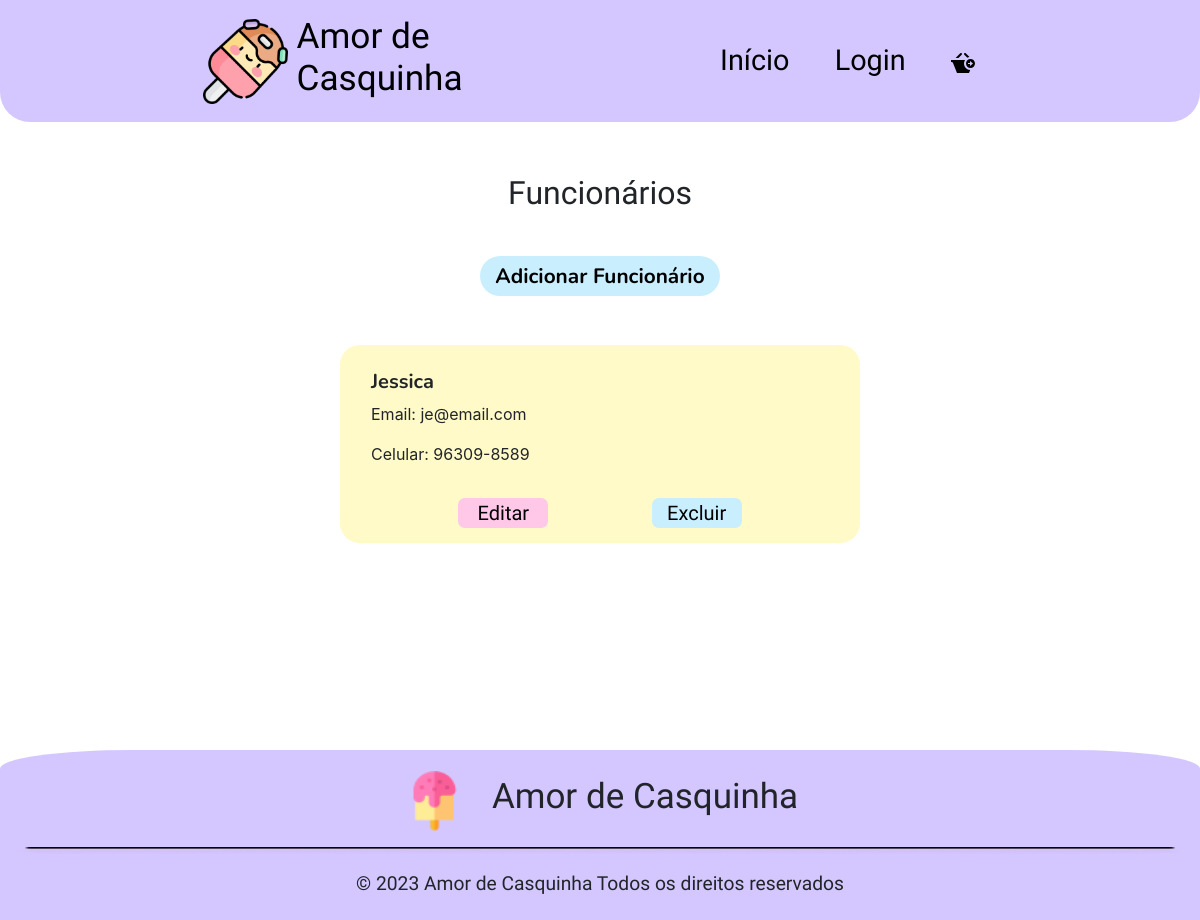
/app/view/sessaoFuncionarios.php, run on an earlier commit of the app's database.
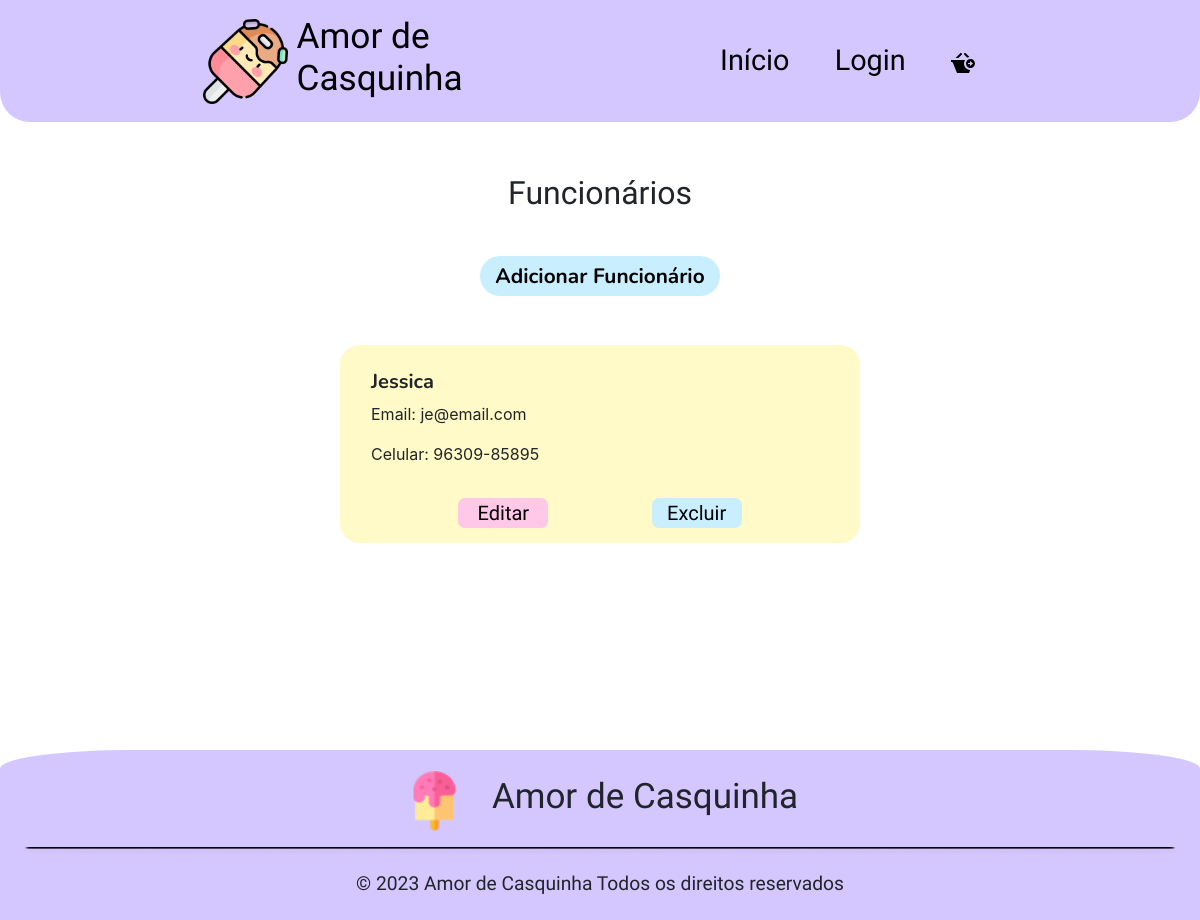
And on a later commit of the database.
### tables this page shows
CREATE TABLE `funcionarios` (
  `idFuncionario` int(11) NOT NULL,
  `desativado` tinyint(4) DEFAULT 0,
  `adm` tinyint(4) DEFAULT NULL,
  `perfil` char(4) DEFAULT 'FUNC',
  `nome` varchar(255) DEFAULT NULL,
  `telefone` varchar(25) DEFAULT NULL,
  `email` varchar(255) DEFAULT NULL,
  `senha` varchar(255) DEFAULT NULL,
  `idEndereco` int(11) DEFAULT NULL
);

### app/config/database.php (called while the page is built, shortened)
<?php
    class Database {
        private $host;
        private $db;
        private $user;
        private $pass;
        private $charset;
        private $conn;
        public function __construct() {
            $env = file_get_contents(__DIR__."/.env");
            $lines = explode("\n",$env);
            $this->host = 'localhost';
            $this->db = 'db_sorveteria';
            $this->user = 'root';
            $this->pass = '';
            $this->charset = 'utf8mb4';
        }
        public function getConnection() {
            $dsn = "mysql:host={$this->host};dbname={$this->db};charset={$this->charset}";
            $options = [
                PDO::ATTR_ERRMODE            => PDO::ERRMODE_EXCEPTION,
                PDO::ATTR_DEFAULT_FETCH_MODE => PDO::FETCH_ASSOC,
                PDO::ATTR_EMULATE_PREPARES   => false,
            ];
            try {
                $this->conn = new PDO($dsn, $this->user, $this->pass, $options);
            } catch (PDOException $e) {
                throw new PDOException($e->getMessage(), (int)$e->getCode());
            }
            return $this->conn;
        }
}

### app/model/funcionarios.php (called while the page is built, shortened)
<?php
    require_once '../config/database.php';
    class Funcionarios{
        private $conn;
        public function __construct(){
            $database = new DataBase;
            $this->conn = $database->getConnection();
        }
        public function listarFunc(){
            try{
                $cmd = $this->conn->prepare("CALL ListarFuncionarios()");
                $cmd->execute();
                $funcionarios = $cmd->fetchAll();
                return $funcionarios;
            } catch (PDOException $e) {
                echo "Erro no banco de dados: " . $e->getMessage();
            }
        }
    }
?>

### app/controller/funcionarioController.php (called while the page is built, shortened)
<?php
    require '../model/funcionarios.php';
    class FuncionarioController{
        private $funcionario;
        public function __construct(){
            $this->funcionario = new Funcionarios();
        }
        public function listarFunc(){
            $listaFuncionarios = $this->funcionario->listarFunc();
            if($listaFuncionarios == null || count($listaFuncionarios) == 0){
                return "Nenhum funcionário encontrado.";
            }else{
                return $listaFuncionarios;
            }
        }
    }
?>

### app/view/sessaoFuncionarios.php (the view, shortened to what this page needs)
<?php
require_once '../controller/funcionarioController.php';
$func = new FuncionarioController();
$listaFuncionarios = $func->listarFunc();
?>
<!DOCTYPE html>
<html lang="pt-br">
<head>
    <link href="https://cdn.jsdelivr.net/npm/bootstrap@5.3.2/dist/css/bootstrap.min.css" rel="stylesheet">
    <link rel="stylesheet" href="https://stackpath.bootstrapcdn.com/bootstrap/4.1.3/css/bootstrap.min.css">
    <link rel="stylesheet" href="style/CabecalhoRodape.css">
    <link rel="stylesheet" href="style/editarFuncionariosS.css">
    <link rel="stylesheet" href="https://cdnjs.cloudflare.com/ajax/libs/jquery-confirm/3.7.1/jquery-confirm.min.css">
</head>
<body>
    <?php
        include_once 'components/header.php';
    ?>
    <main>
        <h1 class="m-auto text-center pt-4 pb-4">Funcionários</h1>
        <div class="conteiner">
            <button class="add">Adicionar Funcionário</button>
            <div class="conteiner1">
                    <?php
                        foreach ($listaFuncionarios as $row) {
                            $redirectToEditar = 'editarFuncionarios.php?funcEmail='.$row['email'];
                            $redirectToExcluir = 'sessaoFuncionarios.php?exclFunc='.$row['email'];
                            echo '<div class="c1">
                                    <div class="c2">
                                        <!-- <div class="c3">
                                            <picture>
                                            <source media="(min-width: 768px)" srcset="images/'.$row["perfil"].'.png">
                                            <img src="images/'.$row["perfil"].'.png" alt="'.$row["nome"].'">
                                            </picture>
                                        </div> -->
                                        <div class="d-flex flex-column">
                                            <div id="dados">
                                                <h3 class="titulo px-3">'.$row["nome"].'</h3>
                                                <div class="px-3">
                                                    <p>Email: '.$row["email"].'</p>
                                                    <p>Celular: '.$row["telefone"].'</p>
                                                </div>
                                            </div>
                                        </div>
                                    </div>
                                    <div class="botao text-center d-flex justify-content-evenly mt-3">
                                        <button id="excl"><a href="'.$redirectToEditar.'">Editar</a></button>
                                        <button id="edit"><a href="'.$redirectToExcluir.'">Excluir</a></button>
                                    </div>
                                    </div>';
                        }
                    ?>
            </div>
        </div>
    </main>
    <?php
        include_once 'components/footer.php';
    ?>
</body>
</html>

### app/view/components/header.php (shortened to what this page needs)
<header>
    <div class="conteiner-fluid d-flex justify-content-around cabecalho align-items-center">
        <div class="logo">
            <img src="../images/iceCream.png" alt="Logo Amor de Casquinha" class="logo">
            <h4 class="titulo1">Amor de Casquinha</h4>
        </div>
        <nav class="navigation text-center">
            <?php
            if(isset($_SESSION["userEmail"])){
                switch($_SESSION["userPerfil"]){
                    case "CLIE":
                        echo "<a href='index.php'>Início</a>";
                        echo "<a href='sobre.php'>Perfil</a>";
                        echo "<a href='carrinho.php'><svg xmlns='http://www.w3.org/2000/svg' width='24' height='24' viewBox='0 0 24 24'><path d='M19.5 8c-2.485 0-4.5 2.015-4.5 4.5s2.015 4.5 4.5 4.5 4.5-2.015 4.5-4.5-2.015-4.5-4.5-4.5zm-.5 7v-2h-2v-1h2v-2l3 2.5-3 2.5zm-5.701-11.26c-.207-.206-.299-.461-.299-.711 0-.524.407-1.029 1.02-1.029.262 0 .522.1.721.298l3.783 3.783c-.771.117-1.5.363-2.158.726l-3.067-3.067zm-.299 8.76c0-1.29.381-2.489 1.028-3.5h-14.028v2h.643c.535 0 1.021.304 1.256.784l4.101 10.216h12l1.211-3.015c-3.455-.152-6.211-2.993-6.211-6.485zm-2.299-8.76c.207-.206.299-.461.299-.711 0-.524-.407-1.029-1.02-1.029-.261 0-.522.1-.72.298l-4.701 4.702h2.883l3.259-3.26z' class='carrinho'/></svg></a>";
                        break;
                    case "FUNC":
                        echo "<a href='pedidos.php'>Pedidos</a>";
                        echo "<a href='pessoas.php'>Pessoas</a>";
                        break;
                    case "FADM":
                        echo "<a href='pedidos.php'>Pedidos</a>";
                        echo "<a href='editarProdutos.php'>Produtos</a>";
                        echo "<a href='pessoas.php'>Pessoas</a>";
                        break;
                    case "ENTR":
                        echo "<a href='pedidosEntregador.php'>Pedidos</a>";
                        break;
                    default:
                        echo "<a href='index.php'>Início</a>";
                        echo "<a href='login.php'>Login</a>";
                        echo "<a href='carrinho.php'><svg xmlns='http://www.w3.org/2000/svg' width='24' height='24' viewBox='0 0 24 24'><path d='M19.5 8c-2.485 0-4.5 2.015-4.5 4.5s2.015 4.5 4.5 4.5 4.5-2.015 4.5-4.5-2.015-4.5-4.5-4.5zm-.5 7v-2h-2v-1h2v-2l3 2.5-3 2.5zm-5.701-11.26c-.207-.206-.299-.461-.299-.711 0-.524.407-1.029 1.02-1.029.262 0 .522.1.721.298l3.783 3.783c-.771.117-1.5.363-2.158.726l-3.067-3.067zm-.299 8.76c0-1.29.381-2.489 1.028-3.5h-14.028v2h.643c.535 0 1.021.304 1.256.784l4.101 10.216h12l1.211-3.015c-3.455-.152-6.211-2.993-6.211-6.485zm-2.299-8.76c.207-.206.299-.461.299-.711 0-.524-.407-1.029-1.02-1.029-.261 0-.522.1-.72.298l-4.701 4.702h2.883l3.259-3.26z' class='carrinho'/></svg></a>";
                        break;
                }
                echo "<a href='../controller/logoff.php'>Sair</a>";
            }
            else
            {
                echo "<a href='index.php'>Início</a>";
                echo "<a href='login.php'>Login</a>";
                echo "<a href='carrinho.php'><svg xmlns='http://www.w3.org/2000/svg' width='24' height='24' viewBox='0 0 24 24'><path d='M19.5 8c-2.485 0-4.5 2.015-4.5 4.5s2.015 4.5 4.5 4.5 4.5-2.015 4.5-4.5-2.015-4.5-4.5-4.5zm-.5 7v-2h-2v-1h2v-2l3 2.5-3 2.5zm-5.701-11.26c-.207-.206-.299-.461-.299-.711 0-.524.407-1.029 1.02-1.029.262 0 .522.1.721.298l3.783 3.783c-.771.117-1.5.363-2.158.726l-3.067-3.067zm-.299 8.76c0-1.29.381-2.489 1.028-3.5h-14.028v2h.643c.535 0 1.021.304 1.256.784l4.101 10.216h12l1.211-3.015c-3.455-.152-6.211-2.993-6.211-6.485zm-2.299-8.76c.207-.206.299-.461.299-.711 0-.524-.407-1.029-1.02-1.029-.261 0-.522.1-.72.298l-4.701 4.702h2.883l3.259-3.26z' class='carrinho'/></svg></a>";
            }
            ?>
        </nav>
    </div>
</header>

### app/view/components/footer.php (shortened to what this page needs)
<footer>
    <div class="conteiner-fluid d-flex justify-content-center rodape align-items-center flex-column">
        <div class="d-flex flex-row justify-content-around align-items-center">
            <img src="../images/image 1.png" alt="Logo Amor de Casquinha" class="pe-4 logo">
            <h3>Amor de Casquinha</h3>
        </div>
        <img src="../images/Rectangle 1048.png" class="pt-3 linha">
        <div class="text-center">
            <p>&copy; 2023 Amor de Casquinha Todos os direitos reservados</p>
        </div>
    </div>
</footer>

### app/view/style/CabecalhoRodape.css (style rules this page uses)
:root { --roxo-bebe: #D4C7FF; --Nunito: 'Nunito', sans-serif; --Agbalumo: 'Agbalumo'; }
* { padding: 0; margin: 0; }
header { position: fixed; width: 100%; padding: 20px; display: flex; justify-content: space-around; z-index: 2; }
header img { width: 30px; height: 30px; }
.logo { display: flex; font-family: var(--Agbalumo); transition: 0.3s; align-items: center; }
.logo img { width: 40px; height: auto; margin-right: 9px; }
nav.navigation { display: none; font-family: var(--Nunito); }
.cabecalho { background-color: var(--roxo-bebe); height: 130px; font-family: var(--Agbalumo); font-size: 24px; border-radius: 0 0 11% 11%; position: fixed; width: 100vw; top: 0; z-index: 999; }
main { padding-top: 150px; }
.titulo1 { font-family: var(--Agbalumo); font-size: 1.30rem; color: black; }
.cabecalho a, a:visited, a:active { color: black; text-decoration: none; }
.rodape { padding-top: 15px; background-color: var(--roxo-bebe); height: 170px; font-family: var(--Agbalumo); font-size: 24px; border-radius: 11% 11% 0 0; margin-top: 10%; }
.rodape p { font-size: 1rem; margin-top: 15px; }
@media (min-width: 768px) { .cabecalho { height: 122px; border-radius: 0 0 30px 30px; } }
@media (min-width: 768px) { nav.navigation { display: flex; align-items: center; justify-content: space-around; width: 25%; } }
@media (min-width: 768px) { .navigation a { margin: 0 5px; font-family: var(--Agbalumo); font-size: 1.80rem; } }
@media (min-width: 768px) { .titulo1 { display: block; width: 450px; font-size: 2.20rem; } }
@media (min-width: 768px) { .logo img { width: 89px; height: 85px; } }
@media (min-width: 768px) { .rodape .linha { width: 1176px; height: 24px; } }
@media (min-width: 768px) { .logo { width: 90px; height: 60px; } }
@media (min-width: 768px) { .rodape h3 { font-family: var(--Agbalumo); font-size: 35px; } }
@media (min-width: 768px) { .rodape p { font-size: 19.254px; } }

### app/view/style/editarFuncionariosS.css (style rules this page uses)
:root { --roxo-bebe: #D4C7FF; --Nunito: 'Nunito', sans-serif; --Agbalumo: 'Agbalumo'; --azul-bebe: #C9EFFF; --rosa-bebe: #FFC7E8; --amarelo-bebe: #FFFAC7; --verde-bebe: #E2FFC7; }
h1 { font-family: var(--Agbalumo); font-size: 2rem; width: 70%; text-align: center; margin: 20px auto; }
main { min-height: calc(100vh - 170px); }
.add { background-color: var(--azul-bebe); border: none; border-radius: 20px; font-family: var(--Nunito); font-weight: bolder; font-size: 1.30rem; width: 240px; height: 40px; margin: 20px 0; }
.conteiner { display: flex; flex-direction: column; align-items: center; justify-content: center; }
.c1 { background-color: var(--amarelo-bebe); padding: 15px; border-radius: 20px; margin: 20px 0; display: flex; flex-direction: column; }
.c2 { display: flex; flex-direction: row; }
.conteiner1 button { width: 208px; background-color: var(--azul-bebe); }
.titulo { margin-top: 10px; font-family: var(--Nunito); font-size: 1.25rem; font-weight: bold; }
.botao #excl { background-color: var(--rosa-bebe); border: none; border-radius: 7px; font-family: var(--Agbalumo); width: 90px; height: 30px; }
.botao #excl a, a:visited, a:active { color: black; }
.botao #edit a, a:visited, a:active { color: black; }
.botao #edit { background-color: var(--azul-bebe); border: none; border-radius: 7px; font-family: var(--Agbalumo); width: 90px; height: 30px; }
@media (min-width: 768px) { .conteiner1 { display: flex; flex-direction: row !important; flex-wrap: wrap; width: 90%; justify-content: center; } }
@media (min-width: 768px) { .c1 { margin: 29px; width: 520px; } }
@media (min-width: 768px) { h1 { padding-top: 20px !important; } }
@media (min-width: 768px) { .botao #excl, #edit { font-size: 1.25rem; } }

What changed in the data, as far as the page shows it:
changed funcionarios "Jessica": telefone "96309-8589" → "96309-85895"
